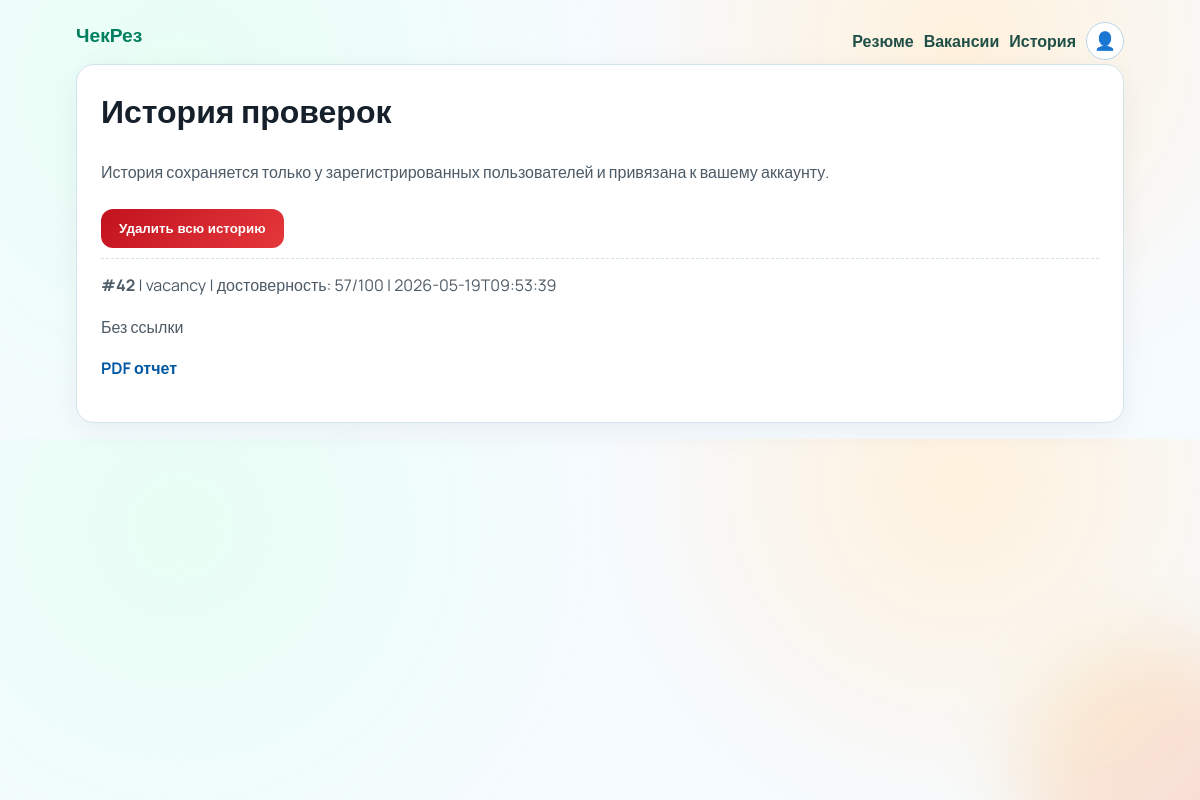
Screenshot of /history (signed in) with the database file from the repository.
### tables this page shows
CREATE TABLE checks (
            id INTEGER PRIMARY KEY AUTOINCREMENT,
            mode TEXT NOT NULL,
            source_url TEXT,
            score INTEGER NOT NULL,
            entities TEXT,
            categories TEXT,
            facts_true TEXT,
            facts_doubt TEXT,
            created_at TEXT NOT NULL
        , user_id INTEGER);

### app.py (the view)
@app.route("/history")
def history_page():
    if not current_user():
        return redirect(url_for("login_page"))
    rows = get_recent_checks()
    return render_template("history.html", rows=rows, user=current_user())

### app.py (called while the page is built)
def get_recent_checks(limit: int = 25):
    con = sqlite3.connect(DB_PATH)
    con.row_factory = sqlite3.Row
    uid = session.get("user_id")
    if uid:
        rows = con.execute("SELECT * FROM checks WHERE user_id = ? ORDER BY id DESC LIMIT ?", (uid, limit)).fetchall()
    else:
        rows = []
    con.close()
    return rows

def current_user():
    uid = session.get("user_id")
    if not uid:
        return None
    con = sqlite3.connect(DB_PATH)
    con.row_factory = sqlite3.Row
    row = con.execute("SELECT id, username, email FROM users WHERE id = ?", (uid,)).fetchone()
    con.close()
    return row

### templates/history.html (shortened to what this page needs)
{% extends 'base.html' %}
{% block content %}
<section class="panel">
  <h1>История проверок</h1>
  <p>История сохраняется только у зарегистрированных пользователей и привязана к вашему аккаунту.</p>
  <form method="post" action="{{ url_for('clear_history_page') }}">
    <button class="btn danger" type="submit">Удалить всю историю</button>
  </form>
  <div class="results">
    {% for row in rows %}
    <article>
      <p><strong>#{{ row['id'] }}</strong> | {{ row['mode'] }} | достоверность: {{ row['score'] }}/100 | {{ row['created_at'] }}</p>
      <p>{{ row['source_url'] or 'Без ссылки' }}</p>
      <p><a href="{{ url_for('export_report', check_id=row['id']) }}" target="_blank">PDF отчет</a></p>
    </article>
    {% else %}
    <p>Пока нет сохраненных проверок.</p>
    {% endfor %}
  </div>
</section>
{% endblock %}

### static/styles.css (style rules this page uses)
:root { --bg1: #f6fbff; --bg2: #e7fff5; --ink: #15202b; --muted: #4d5b67; --card: #ffffff; --line: #d4e2ea; --main: #007f5f; --main2: #00a878; --accent: #ff9f1c; }
* { box-sizing: border-box; }
body { margin: 0; font-family: 'Manrope', sans-serif; color: var(--ink); background: radial-gradient(circle at 15% 20%, var(--bg2), transparent 40%), radial-gradient(circle at 80% 10%, #fff1dd, transparent 35%), var(--bg1); }
.hero, .panel { background: var(--card); border: 1px solid var(--line); border-radius: 18px; padding: 24px; box-shadow: 0 8px 30px rgba(16, 34, 52, 0.06); }
.hero h1, .panel h1 { margin-top: 0; font-size: 2rem; }
.hero p, .panel p { color: var(--muted); line-height: 1.6; }
.btn { display: inline-block; border: none; border-radius: 12px; padding: 12px 18px; background: linear-gradient(135deg, var(--main), var(--main2)); color: #fff; font-weight: 700; text-decoration: none; cursor: pointer; }
.results article { border-top: 1px dashed var(--line); padding-top: 10px; margin-top: 10px; }
.results a { color: #0058a3; font-weight: 700; text-decoration: none; }
.results p { margin-top: 4px; color: var(--muted); }
.btn.danger { margin-top: 8px; background: linear-gradient(135deg, #c1121f, #e5383b); }

### rows the page displays
checks: id "42", mode "vacancy", score "57", created_at "2026-05-19T09:53:39", source_url "Без ссылки"
